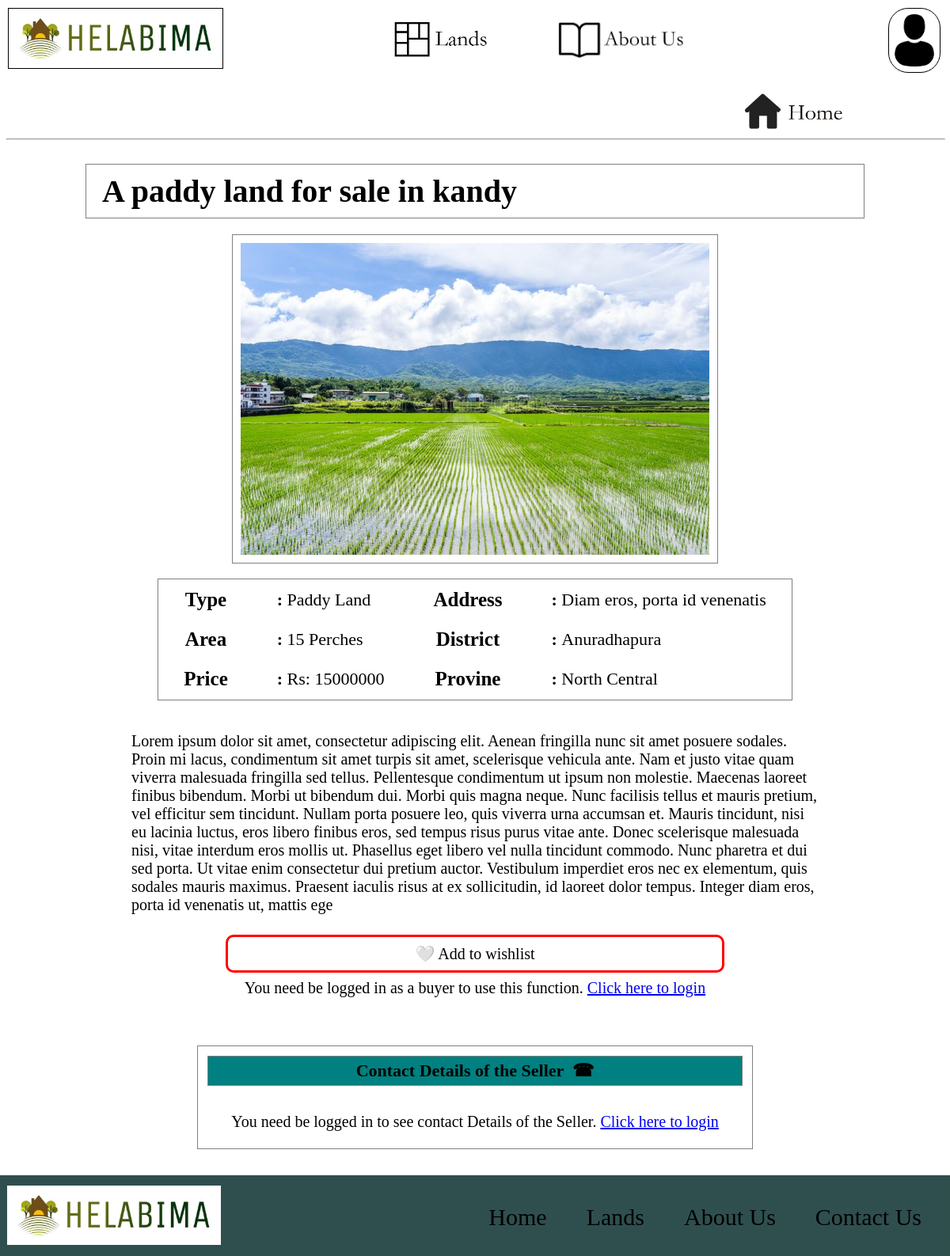
Page /viewAd.php?adid=A13396 on the committed database.
### tables this page shows
CREATE TABLE `ads` (
  `adID` varchar(6) NOT NULL,
  `heading` varchar(50) NOT NULL,
  `type` varchar(50) NOT NULL,
  `area` int(11) NOT NULL,
  `price` int(11) NOT NULL,
  `address` varchar(200) NOT NULL,
  `district` varchar(30) NOT NULL,
  `province` varchar(30) NOT NULL,
  `description` varchar(5000) NOT NULL,
  `img` varchar(10) NOT NULL,
  `pub_date` timestamp NULL DEFAULT current_timestamp(),
  `user_id` varchar(5) NOT NULL
);

### viewAd.php (the view, shortened to what this page needs)
<?php
require('config.php');
$userData = checkLogin($con);
$adid = $_GET['adid'];
$asql = "SELECT * FROM ads WHERE adID = '$adid'";
$adR = mysqli_query ($con, $asql);
if ($adR && mysqli_num_rows($adR) > 0)
{
  $adDt = mysqli_fetch_assoc($adR);
}
$Img = $adDt['img'];
$Des = "img/".$adid.".".$Img;
$sid = $adDt['user_id'];
$ssql = "SELECT * FROM sellers WHERE user_id = '$sid'";
$sR = mysqli_query ($con, $ssql);
if ($sR && mysqli_num_rows($sR) > 0)
{
  $sDt = mysqli_fetch_assoc($sR);
}
?>
<!DOCTYPE html>
<html lang="en">
<head>
  <link rel="stylesheet" type="text/css" href="src/styles/main.css">
  <link rel="stylesheet" type="text/css" href="src/styles/vad.css">
</head>
<body>
    <div class="header">
      <a href="index.php">
        <img id="icon" alt="Helabima Lands Icon" src="src/img/02.jpeg" width="250px" height="auto" />
      </a>
      <?php
        $logOut = "<a href='logout.php' id='logout'>Log Out</a>";
        if(isset($_SESSION['account']) && $_SESSION['account'] == "buyer")
        {
          echo($logOut);
          echo("<a id='username' href='buyerIndex.php'>". $userData['user_name']. "</a>");
        }
        elseif(isset($_SESSION['account']) && $_SESSION['account'] == "seller")
        {
          echo($logOut);
          echo("<a id='username' href='sellerIndex.php'>". $userData['user_id']. "</a>");
        }
        elseif(isset($_SESSION['account']) && $_SESSION['account'] == "admin")
        {
          echo($logOut);
          echo("<a id='username' href='adminIndex.php'> Admin </a>");
        }
        else
        {
          echo("<a href='BorS.php'><img id='profile' alt='profile' src='src/img/profile.png' width='50px' height='auto' /></a>");
        }
      ?>
      <a class="nav"  href="aboutus.php"> <img id="aboutus" alt="aboutus" src="src/img/aboutus.jpg" height="50px" width="auto" /></a>
      <a class="nav"  href="lands.php"> <img id="lands" alt="lands" src="src/img/lands.jpg" height="50px" width="auto" /></a>
      <a class="nav"  href="index.php"> <img id="home" alt="home" src="src/img/home.jpg" height="50px" width="auto" /></a>
  </div>
    <hr width="100%">
    <div class="content">
      <h1 id="heading"> <?php echo $adDt['heading']; ?> </h1>
      <center>
        <img id="image" src="<?php echo $Des;?>" width="50%" height="auto"><br/>
      </center>
      <center>
      <table id="adDtls" width="auto" height="auto">
        <tr>
          <th>Type</th>
          <td><b> : </b> <?php echo $adDt['type']; ?></td>
          <th>Address</th>
          <td><b> : </b> <?php echo $adDt['address']; ?></td>
        </tr>
        <tr>
          <th>Area</th>
          <td><b> : </b> <?php echo $adDt['area']; ?> Perches</td>
          <th>District</th>
          <td><b> : </b> <?php echo $adDt['district']; ?></td>
        </tr>
        <tr>
          <th>Price</th>
          <td><b> : </b> Rs: <?php echo $adDt['price']; ?></td>
          <th>Provine</th>
          <td><b> : </b> <?php echo $adDt['province']; ?></td>
        </tr>
       </table>
      </center>
      <center>
      <p id="desc" align="left"><?php echo $adDt['description']; ?></p>
      </center>
      <br/>
      <center>
        <?php
          if(isset($_SESSION['account']) && $_SESSION['account'] == "buyer")
          {
            $bid = $_SESSION['userid'];
            $sqlW = "SELECT adID FROM wishlist WHERE adID = '$adid' AND user_id = '$bid'";
            $rW = mysqli_query($con, $sqlW);
            if($rW && mysqli_num_rows($rW) > 0)
            {
              echo ("<a id='addToWishlist' href='buyerIndex.php#".$adid."'>&#10060; Remove from wishlist </a>");
            }
            else
            {
              echo ("<a id='addToWishlist' href='buyerAddToWishlist.php?adid=".$adid."'>&#x1F90D; Add to wishlist </a>");
            }
          }
          else
          {
           echo ("<a id='addToWishlist' style='pointer-events:none;'>&#x1F90D; Add to wishlist </a>");
           echo ("<p style='font-size: 20px;'>You need be logged in as a buyer to use this function. <a href='buyerLogin.php'>Click here to login</a></P>");
          }
          ?>
      </center>
      <br/><br/>
      <center>
      <table id="sCtDtls" width="auto" height="auto" style="padding: 10px;">
        <tr >
          <th colspan="2" align="center" style="border: 1px solid grey;padding: 5px;background-color: #008080;">
           Contact Details of the Seller &nbsp;&#9742;
         </th>
        </tr>
        <tr height="20px" ></tr>
      <?php
        if(isset($_SESSION['account']))
        {
          echo("<tr>");
          echo("<th>Seller name</th>");
          echo("<td><b> : </b>".$sDt['name']."</td>");
          echo("</tr>");
          echo("<tr>");
          echo("<th>Email</th>");
          echo("<td><b> : </b>".$sDt['email']."</td>");
          echo("</tr>");
          echo("<tr>");
          echo("<th>Mobile Number</th>");
          echo("<td><b> : </b> ".$sDt['mobilenum']."</td>");
          echo("</tr>");
        }
        else
        {
          echo("<tr>");
          echo ("<td>You need be logged in to see contact Details of the Seller. <a href='BorS.php'>Click here to login</a></td>");
          echo("</tr>");
        }
      ?>
      </table>
      </center>
    </div>
    <br/>
    <div class="footer">
      <img id="icon" alt="Helabima Lands Icon" src="src/img/02.jpeg" width="250px" height="auto" />
      <a class="nav" id="contact" href="index.php#contact"> Contact Us </a>
      <a class="nav" id="aboutus"  href="aboutus.php">About Us</a>
      <a class="nav" id="lands" href="lands.php"> Lands </a>
      <a class="nav" id="home" href="index.php"> Home </a>
    </div>
</body>
</html>

### src/styles/main.css (style rules this page uses)
body { background:#fff; font-family: Garamond, serif; }
.header { background: #fff; height: 110px; margin: -8px -8px -9px -10px; }
.header #icon { border: 1px solid #000; margin: 10px 0px 0px 12px; padding: 10px; }
.header #profile { border-radius: 25px; float: right; border: 1px solid #000; margin: 10px 12px 0px 0px; padding: 7px; }
.header .nav { float: right; color: black; margin: 0px 0px 0px 10px; }
.header #aboutus { margin: 20px 250px 0px 10px; padding: 5px; object-fit: cover; }
.header #lands { margin: 20px 50px 0px 10px; padding: 5px; object-fit: cover; }
.header #home { margin: 20px 50px 0px 10px; padding: 5px; object-fit: cover; }
.footer { border: 1px solid #2F4F4b; background: #2F4F4F; height: 100px; margin: 0px -8px -8px -10px; }
.footer #icon { background: white; margin: 12px 5px 0px 10px; padding: 10px; }
.footer .nav { float: right; color: black; margin: 10px 0px 0px 10px; font-family: Garamond, serif; text-decoration: none; font-size: 30px; }
.footer #lands, .footer #home, .footer #aboutus, .footer #contact { margin: 30px 30px 0px 10px; padding: 5px; }

### src/styles/vad.css (style rules this page uses)
#heading { font-family: Garamond, serif; font-size: 40px; padding: 10px 10px 10px 20px; margin: 30px 100px 10px 100px; border: 1px solid grey; }
#image { padding: 10px 10px 10px 10px; margin: 10px 0px 10px 0px; border: 1px solid grey; }
#addToWishlist { border: 3px solid red; padding: 10px 20% 10px 20%; color: black; background-color: white; border-radius: 10px; width: 20%; text-decoration: none; font-size: 20px; }
#adDtls { border: 1px solid grey; margin: 5px 0px 15px 0px; font-family: Garamond, serif; }
#adDtls td, #adDtls th { padding: 10px 30px 10px 30px; }
#adDtls th { font-size: 25px; }
#adDtls td { font-size: 22px; }
#desc { padding: 10px 10px 10px 10px; margin: 30px 12.5% 10px 12.5%; font-size: 20px; }
#sCtDtls { border: 1px solid grey; margin: 5px 0px 15px 0px; font-family: Garamond, serif; text-align: left; }
#sCtDtls td, #adDtls th { padding: 10px 30px 10px 30px; }
#sCtDtls th { font-size: 22px; }
#sCtDtls td { font-size: 20px; }

### rows in the picture
ads: heading "A paddy land for sale in kandy", type "Paddy Land", address "Diam eros, porta id venenatis", area "15", district "Anuradhapura", price "15000000", province "North Central", description "Lorem ipsum dolor sit amet, consectetur adipiscing elit. Aenean fringilla nunc sit amet posuere sodales. Proin mi lacus, condimentum sit amet turpis sit amet, scelerisque vehicula ante. Nam et justo vitae quam viverra malesuada fringilla sed tellus. Pellentesque condimentum ut ipsum non molestie. Maecenas laoreet finibus bibendum. Morbi ut bibendum dui. Morbi quis magna neque. Nunc facilisis tellus et mauris pretium, vel efficitur sem tincidunt. Nullam porta posuere leo, quis viverra urna accumsan et. Mauris tincidunt, nisi eu lacinia luctus, eros libero finibus eros, sed tempus risus purus vitae ante. Donec scelerisque malesuada nisi, vitae interdum eros mollis ut. Phasellus eget libero…"
